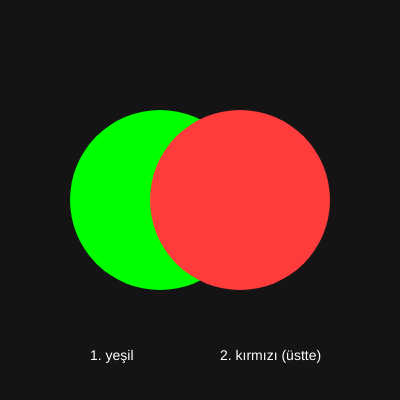
Frame 1 (no input)
Frame 2 (the mouse pressed at the canvas centre, redrawn once): identical to frame 1, image omitted

The p5.js sketch that drew this single still picture (run headless with seeded random() and noise() and a simulated clock; the mouse was pressed at the canvas centre and the sketch redrawn once):

// p5.js sketch
// ── sketch.js
// Son çizilen üstte — "katman" yok, sıra var
function setup() {
  createCanvas(400, 400)
  noLoop()
}

function draw() {
  background(20)
  noStroke()

  fill(0, 255, 0)
  circle(160, 200, 180)

  fill(255, 60, 60)
  circle(240, 200, 180)

  fill(255)
  textSize(14)
  text('1. yeşil', 90, 360)
  text('2. kırmızı (üstte)', 220, 360)
}
